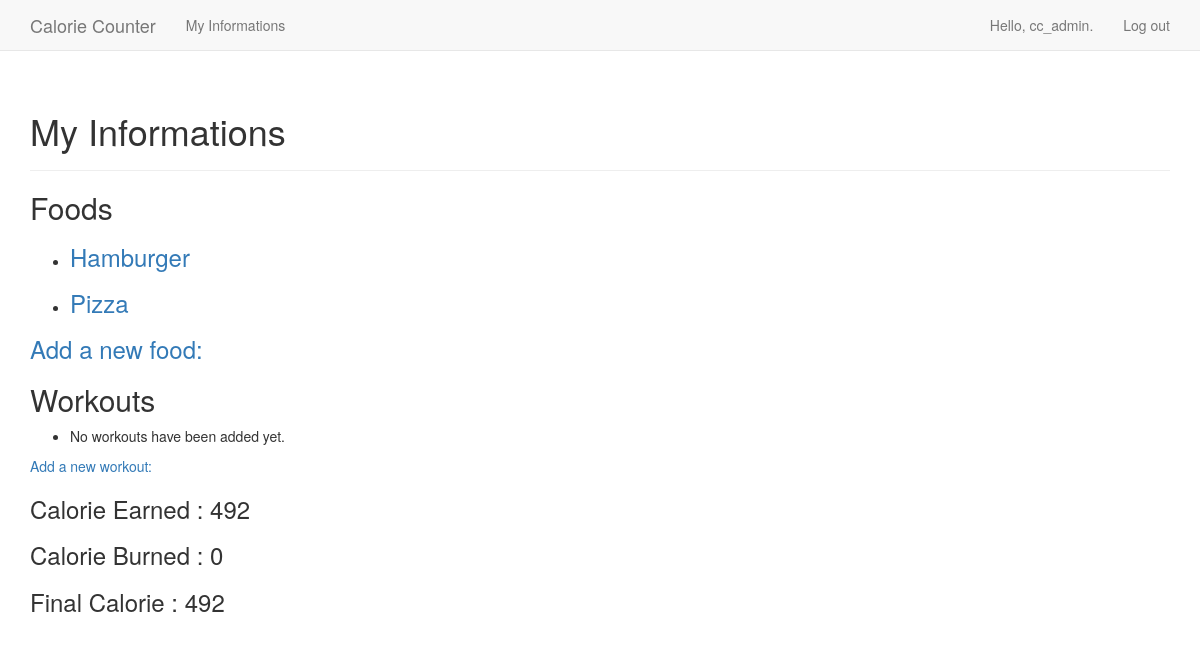
The page /myInfo/ (signed in) on the database as committed earlier.
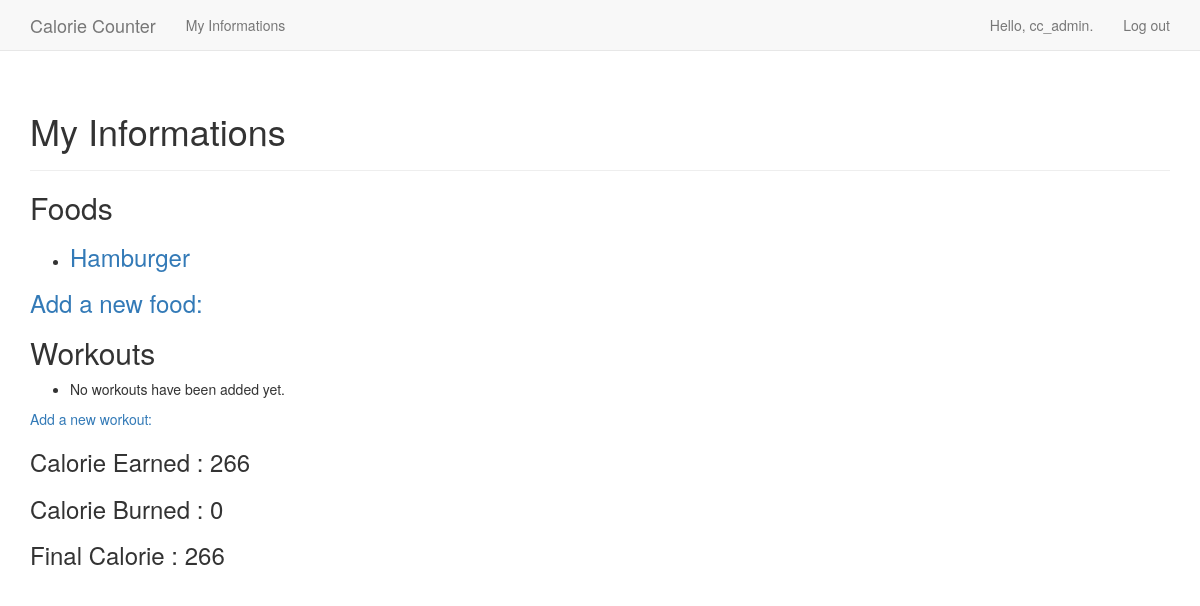
The same page on the database as committed later.
### calorie_counter_app/models.py (models this page shows)
class Food(models.Model):
    name = models.CharField(max_length=200)
    calories = models.PositiveIntegerField()
    carbohydrates = models.PositiveIntegerField()
    cholestrol = models.PositiveIntegerField()
    fat = models.PositiveIntegerField()
    fiber = models.PositiveIntegerField()
    protein = models.PositiveIntegerField()
    saturated_fat = models.PositiveIntegerField()
    date_added = models.DateTimeField(auto_now_add=True)
    owner = models.ForeignKey(User , on_delete = models.CASCADE)
    def __str__(self):
        return self.name

### calorie_counter_app/views.py (the view)
# urls.py: url(r'^myInfo/$' , views.myInfo , name='myInfo'),
@login_required
def myInfo(request):
    foods = Food.objects.filter(owner= request.user).order_by('date_added')
    workouts = Workout.objects.filter(owner = request.user).order_by('date_added')
    caloriesEating = 0
    calorieBurned = 0
    for food in foods:
        caloriesEating = caloriesEating + food.calories
    for workout in workouts:
        calorieBurned = calorieBurned + workout.calories_burned
    final_calorie = caloriesEating - calorieBurned
    context = {'foods' : foods , 'workouts' : workouts , 'calorieEating' : caloriesEating , 'calorieBurned' : calorieBurned , 'final_calorie' : final_calorie}
    return render(request , 'calorie_counter_app/myInfo.html' , context)

### calorie_counter_app/templates/calorie_counter_app/myInfo.html
{% extends "calorie_counter_app/base.html" %}
{% block header %}
    <h1>My Informations</h1>
{% endblock header %}
{% block content %}
    <h2>Foods</h2>
    <ul>
        {% for food in foods %}
            <li><h3><a href="{% url 'calorie_counter_app:food' food.id %}">{{ food }}</a></h3></li>
        {% empty %}
            <li>No foods have been added yet.</li>
        {% endfor %}
    </ul>
    <h3><a href="{% url 'calorie_counter_app:new_food' %}">Add a new food:</a></h3>
    <h2>Workouts</h2>
    <ul>
        {% for workout in workouts %}
            <li><h3><a href="{% url 'calorie_counter_app:workout' workout.id %}">{{ workout }}</a></h3></li>
        {% empty %}
            <li>No workouts have been added yet.</li>
        {% endfor %}
    </ul>
    <a href="{% url 'calorie_counter_app:new_workout' %}">Add a new workout:</a>
    <h3>Calorie Earned : {{calorieEating}}</h3>
    <h3>Calorie Burned : {{calorieBurned}}</h3>
    <h3>Final Calorie : {{final_calorie}}</h3>
{% endblock content %}

Rows that differ between the two databases and show on the page:
removed Food: name "Pizza"
Other text that changed with them:
{{ calorieEating }}: "492" → "266"
{{ final_calorie }}: "492" → "266"
